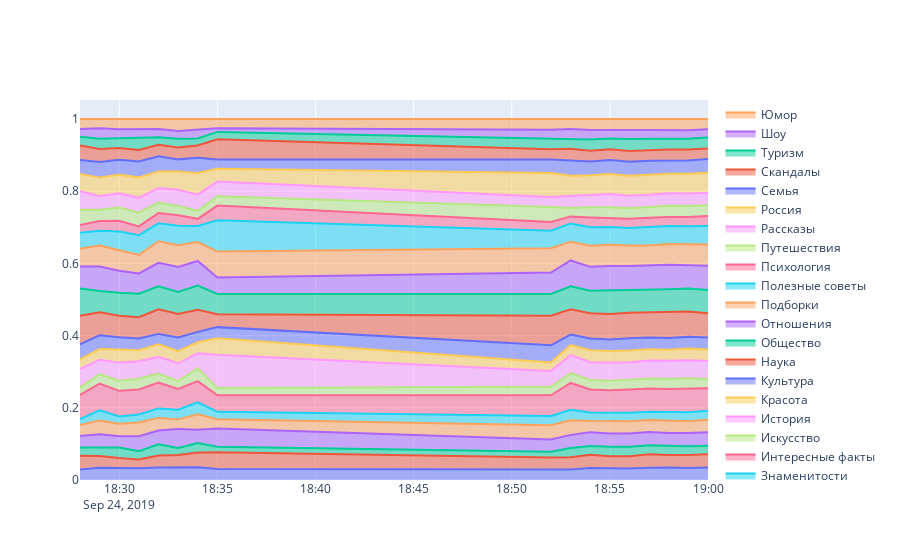

Notebook cell for this chart:
### Code cell
# проценты для Stacked Area


total = df.groupby('dt') \
    .agg({'visits': 'sum'}) \
    .rename(columns = {'visits': 'total_visits'})

df_perc = df.set_index('dt') \
    .join(total) \
    .reset_index()

df_perc['visits'] = df_perc['visits'] / df_perc['total_visits']

# проверка Stacked Area по темам карточек
fig = go.Figure()

for item in df_perc['item_topic'].unique():
    current = df_perc.query('item_topic == @item').groupby('dt')['visits'].sum()
    fig.add_trace(
        go.Scatter(
            x=current.index,
            y=current.values,
            mode='lines',
            stackgroup='one',
            name=item
                
        )
    )
    
fig.show()
